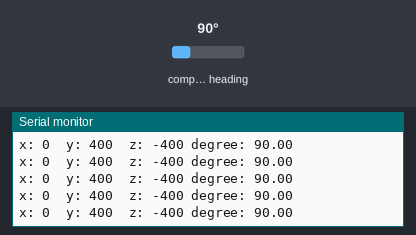
Bench run of a sketch on a simulated Arduino Uno, built with avr-gcc and run on an emulated ATmega328P. On the bench: the last lines printed to the serial monitor. Wiring (inferred from the names in the program): HMC5883L compass at I2C address 0x1E. The inputs (shaded band) are chosen by the test bench; at power-on: compass heading 90°.

Above: at 1.2 s.
1.3 s: compass heading set to 7°
At 1.7 s:
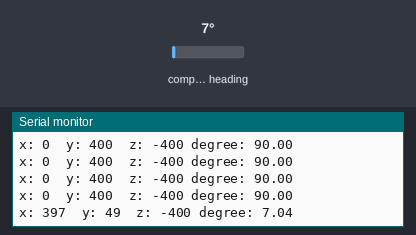
4.3 s: compass heading set to 180°
At 4.47 s:
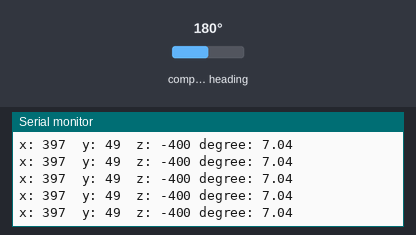
Timing chart, 0 to 7.3 s (numbered marks = the images above; inputs shaded):
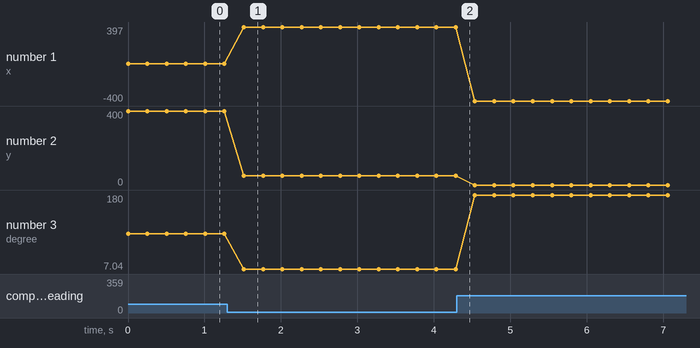

The sketch:

compass.ino
```cpp
// DEGITAL COMPASS HMC5883

#include <Wire.h> //I2C Arduino Library

void setup()
{
  Serial.begin(9600);  // start serial for output
  Wire.begin();        // join i2c bus (address optional for master)

  //Put the HMC5883 IC into the correct operating mode
  Wire.beginTransmission(0x1E); //open communication with HMC5883
  Wire.write(0x02); //select mode register
  Wire.write(0x00); //continuous measurement mode
  Wire.endTransmission();
}

void loop()
{
  int x,y,z; //triple axis data

  //Tell the HMC5883 where to begin reading data
  Wire.beginTransmission(0x1E);
  Wire.write(0x03); //select register 3, X MSB register
  Wire.endTransmission();

 //Read data from each axis, 2 registers per axis
  Wire.requestFrom(0x1E, 6);
  if(6<=Wire.available())
  {
    x = Wire.read()<<8; //X msb
    x |= Wire.read();   //X lsb
    z = Wire.read()<<8; //Z msb
    z |= Wire.read();   //Z lsb
    y = Wire.read()<<8; //Y msb
    y |= Wire.read();   //Y lsb
  }

  // X,Y軸の位置からラジアンを算出する
  float rad = atan2(y,x);

  // XYZの3軸のうち、X軸方向の角度
  float degree = rad * 180 / M_PI;
  if(degree <0){
    degree = 360 + degree;
  }

  //Print out values of each axis
  Serial.print("x: ");
  Serial.print(x);
  Serial.print("  y: ");
  Serial.print(y);
  Serial.print("  z: ");
  Serial.print(z);
  Serial.print(" degree: ");
  Serial.println(degree);

  delay(250);
}
```

Measured:
- after the input at 1.3 s, the serial monitor: prints a new line after 0.21 s (image 1)
- plotted number 1: 0 → 397 after the input at 1.3 s
- plotted number 2: 400 → 49 after the input at 1.3 s, 49 → 0 after the input at 4.3 s
- plotted number 3: 90 → 7.04 after the input at 1.3 s, 7.04 → 180 after the input at 4.3 s
